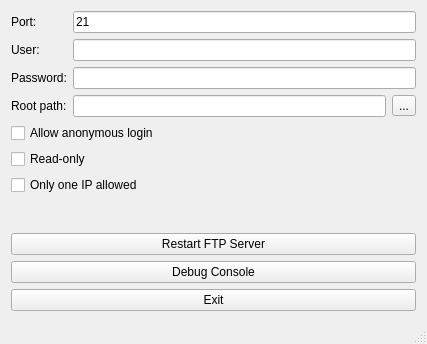
<?xml version="1.0" encoding="UTF-8"?>
<ui version="4.0">
 <class>MainWindow</class>
 <widget class="QMainWindow" name="MainWindow">
  <property name="geometry">
   <rect>
    <x>0</x>
    <y>0</y>
    <width>427</width>
    <height>344</height>
   </rect>
  </property>
  <property name="windowTitle">
   <string>TaGuoJiang FTP Server</string>
  </property>
  <widget class="QWidget" name="centralWidget">
   <layout class="QGridLayout" name="gridLayout">
    <item row="4" column="1" colspan="2">
     <widget class="QLineEdit" name="lineEditPassword"/>
    </item>
    <item row="5" column="2">
     <widget class="QToolButton" name="toolButtonBrowse">
      <property name="text">
       <string>...</string>
      </property>
     </widget>
    </item>
    <item row="0" column="0">
     <widget class="QLabel" name="label">
      <property name="text">
       <string>Port:</string>
      </property>
     </widget>
    </item>
    <item row="4" column="0">
     <widget class="QLabel" name="label_3">
      <property name="text">
       <string>Password:</string>
      </property>
     </widget>
    </item>
    <item row="11" column="0" colspan="3">
     <widget class="QPushButton" name="pushButtonRestartServer">
      <property name="text">
       <string>Restart FTP Server</string>
      </property>
     </widget>
    </item>
    <item row="5" column="0">
     <widget class="QLabel" name="label_5">
      <property name="text">
       <string>Root path:</string>
      </property>
     </widget>
    </item>
    <item row="6" column="0" colspan="3">
     <widget class="QCheckBox" name="checkBoxAnonymous">
      <property name="text">
       <string>Allow anonymous login</string>
      </property>
     </widget>
    </item>
    <item row="3" column="1" colspan="2">
     <widget class="QLineEdit" name="lineEditUserName"/>
    </item>
    <item row="5" column="1">
     <widget class="QLineEdit" name="lineEditRootPath">
      <property name="readOnly">
       <bool>true</bool>
      </property>
     </widget>
    </item>
    <item row="3" column="0">
     <widget class="QLabel" name="label_2">
      <property name="text">
       <string>User:</string>
      </property>
     </widget>
    </item>
    <item row="12" column="0" colspan="3">
     <widget class="QPushButton" name="pushButtonShowDebugLog">
      <property name="text">
       <string>Debug Console</string>
      </property>
     </widget>
    </item>
    <item row="7" column="0" colspan="3">
     <widget class="QCheckBox" name="checkBoxReadOnly">
      <property name="text">
       <string>Read-only</string>
      </property>
     </widget>
    </item>
    <item row="8" column="0" colspan="3">
     <widget class="QCheckBox" name="checkBoxOnlyOneIpAllowed">
      <property name="text">
       <string>Only one IP allowed</string>
      </property>
     </widget>
    </item>
    <item row="10" column="0">
     <spacer name="verticalSpacer">
      <property name="orientation">
       <enum>Qt::Vertical</enum>
      </property>
      <property name="sizeHint" stdset="0">
       <size>
        <width>20</width>
        <height>40</height>
       </size>
      </property>
     </spacer>
    </item>
    <item row="13" column="0" colspan="3">
     <widget class="QPushButton" name="pushButtonExit">
      <property name="text">
       <string>Exit</string>
      </property>
     </widget>
    </item>
    <item row="0" column="1" colspan="2">
     <widget class="QLineEdit" name="lineEditPort">
      <property name="text">
       <string>21</string>
      </property>
     </widget>
    </item>
   </layout>
  </widget>
  <widget class="QStatusBar" name="statusBar"/>
 </widget>
 <layoutdefault spacing="6" margin="11"/>
 <resources/>
 <connections/>
</ui>
